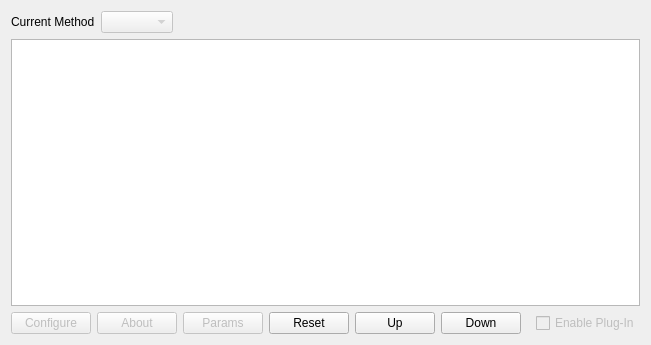
<?xml version="1.0" encoding="UTF-8"?>
<ui version="4.0">
 <class>QPlugInsList</class>
 <widget class="QWidget" name="QPlugInsList">
  <property name="geometry">
   <rect>
    <x>0</x>
    <y>0</y>
    <width>651</width>
    <height>345</height>
   </rect>
  </property>
  <property name="windowTitle">
   <string>Form</string>
  </property>
  <property name="CurrentSelect" stdset="0">
   <bool>false</bool>
  </property>
  <layout class="QVBoxLayout" name="verticalLayout">
   <item>
    <layout class="QHBoxLayout" name="horizontalLayout">
     <item>
      <widget class="QLabel" name="textLabel1_2_3_2_2">
       <property name="toolTip">
        <string>Choose current method</string>
       </property>
       <property name="text">
        <string>Current Method</string>
       </property>
       <property name="wordWrap">
        <bool>false</bool>
       </property>
      </widget>
     </item>
     <item>
      <widget class="QComboBox" name="Current">
       <property name="enabled">
        <bool>false</bool>
       </property>
       <property name="toolTip">
        <string>Choose current method</string>
       </property>
      </widget>
     </item>
     <item>
      <spacer name="spacer4_2_3_2_2">
       <property name="orientation">
        <enum>Qt::Horizontal</enum>
       </property>
       <property name="sizeType">
        <enum>QSizePolicy::Expanding</enum>
       </property>
       <property name="sizeHint" stdset="0">
        <size>
         <width>20</width>
         <height>20</height>
        </size>
       </property>
      </spacer>
     </item>
    </layout>
   </item>
   <item>
    <widget class="QListWidget" name="List">
     <property name="resizeMode">
      <enum>QListView::Fixed</enum>
     </property>
    </widget>
   </item>
   <item>
    <layout class="QHBoxLayout" name="_37">
     <item>
      <widget class="QPushButton" name="Configure">
       <property name="enabled">
        <bool>false</bool>
       </property>
       <property name="text">
        <string>Configure</string>
       </property>
      </widget>
     </item>
     <item>
      <widget class="QPushButton" name="About">
       <property name="enabled">
        <bool>false</bool>
       </property>
       <property name="text">
        <string>About</string>
       </property>
      </widget>
     </item>
     <item>
      <widget class="QPushButton" name="Params">
       <property name="enabled">
        <bool>false</bool>
       </property>
       <property name="text">
        <string>Params</string>
       </property>
      </widget>
     </item>
     <item>
      <widget class="QPushButton" name="Reset">
       <property name="text">
        <string>Reset</string>
       </property>
      </widget>
     </item>
     <item>
      <spacer name="spacer3_2_3_3">
       <property name="orientation">
        <enum>Qt::Horizontal</enum>
       </property>
       <property name="sizeType">
        <enum>QSizePolicy::Expanding</enum>
       </property>
       <property name="sizeHint" stdset="0">
        <size>
         <width>29</width>
         <height>20</height>
        </size>
       </property>
      </spacer>
     </item>
     <item>
      <widget class="QPushButton" name="Up">
       <property name="text">
        <string>Up</string>
       </property>
      </widget>
     </item>
     <item>
      <widget class="QPushButton" name="Down">
       <property name="text">
        <string>Down</string>
       </property>
      </widget>
     </item>
     <item>
      <spacer name="spacer3_2_3_3_2">
       <property name="orientation">
        <enum>Qt::Horizontal</enum>
       </property>
       <property name="sizeType">
        <enum>QSizePolicy::Expanding</enum>
       </property>
       <property name="sizeHint" stdset="0">
        <size>
         <width>40</width>
         <height>20</height>
        </size>
       </property>
      </spacer>
     </item>
     <item>
      <widget class="QCheckBox" name="Enable">
       <property name="enabled">
        <bool>false</bool>
       </property>
       <property name="text">
        <string>Enable Plug-In</string>
       </property>
      </widget>
     </item>
    </layout>
   </item>
  </layout>
 </widget>
 <resources/>
 <connections>
  <connection>
   <sender>Configure</sender>
   <signal>pressed()</signal>
   <receiver>QPlugInsList</receiver>
   <slot>slotConfigure()</slot>
   <hints>
    <hint type="sourcelabel">
     <x>40</x>
     <y>333</y>
    </hint>
    <hint type="destinationlabel">
     <x>2</x>
     <y>214</y>
    </hint>
   </hints>
  </connection>
  <connection>
   <sender>About</sender>
   <signal>pressed()</signal>
   <receiver>QPlugInsList</receiver>
   <slot>slotAbout()</slot>
   <hints>
    <hint type="sourcelabel">
     <x>175</x>
     <y>333</y>
    </hint>
    <hint type="destinationlabel">
     <x>0</x>
     <y>152</y>
    </hint>
   </hints>
  </connection>
  <connection>
   <sender>List</sender>
   <signal>currentItemChanged(QListWidgetItem*,QListWidgetItem*)</signal>
   <receiver>QPlugInsList</receiver>
   <slot>slotChange(QListWidgetItem*,QListWidgetItem*)</slot>
   <hints>
    <hint type="sourcelabel">
     <x>193</x>
     <y>54</y>
    </hint>
    <hint type="destinationlabel">
     <x>0</x>
     <y>50</y>
    </hint>
   </hints>
  </connection>
  <connection>
   <sender>Enable</sender>
   <signal>toggled(bool)</signal>
   <receiver>QPlugInsList</receiver>
   <slot>slotEnable(bool)</slot>
   <hints>
    <hint type="sourcelabel">
     <x>640</x>
     <y>332</y>
    </hint>
    <hint type="destinationlabel">
     <x>518</x>
     <y>0</y>
    </hint>
   </hints>
  </connection>
  <connection>
   <sender>Params</sender>
   <signal>clicked()</signal>
   <receiver>QPlugInsList</receiver>
   <slot>slotParams()</slot>
   <hints>
    <hint type="sourcelabel">
     <x>261</x>
     <y>333</y>
    </hint>
    <hint type="destinationlabel">
     <x>261</x>
     <y>149</y>
    </hint>
   </hints>
  </connection>
  <connection>
   <sender>Reset</sender>
   <signal>pressed()</signal>
   <receiver>QPlugInsList</receiver>
   <slot>slotReset()</slot>
   <hints>
    <hint type="sourcelabel">
     <x>307</x>
     <y>322</y>
    </hint>
    <hint type="destinationlabel">
     <x>325</x>
     <y>172</y>
    </hint>
   </hints>
  </connection>
 </connections>
 <slots>
  <slot>slotConfigure()</slot>
  <slot>slotAbout()</slot>
  <slot>slotChange(QListWidgetItem*,QListWidgetItem*)</slot>
  <slot>slotEnable(bool)</slot>
  <slot>slotDown()</slot>
  <slot>slotUp()</slot>
  <slot>slotParams()</slot>
  <slot>slotReset()</slot>
 </slots>
</ui>
